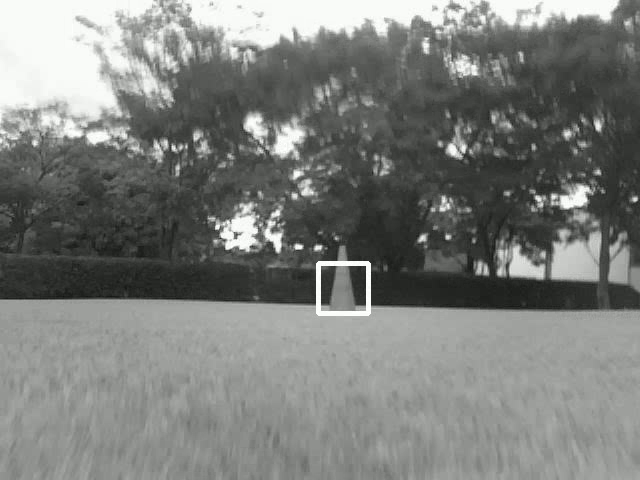
#> input picture frame 9 of teste.avi, 640 x 480 px, given in place of the camera
$ python white_detec.py
#> lines starting #> are read from the running program, lines starting #| are printed output that depends on the picture; after the words box and inside, x2 and y2 are one past the last pixel; in counts of white or black regions, pixels touching at a corner belong together
### webcam.py
# import the necessary packages
from threading import Thread
import cv2

class WebcamVideoStream:
	def __init__(self, src=0):
		# initialize the video camera stream and read the first frame
		# from the stream
#> called with src = 0
		self.stream = cv2.VideoCapture(src)
		(self.grabbed, self.frame) = self.stream.read()
#> self.frame is the input picture: shape (480, 640, 3); mean B, G, R 123.3, 126.2, 124.2

		# initialize the variable used to indicate if the thread should
		# be stopped
		self.stopped = False

	def start(self):
		# start the thread to read frames from the video stream
		Thread(target=self.update, args=()).start()
		return self

	def update(self):
		# keep looping infinitely until the thread is stopped
		while True:
			# if the thread indicator variable is set, stop the thread
			if self.stopped:
				return

			# otherwise, read the next frame from the stream
			(self.grabbed, self.frame) = self.stream.read()


	def read(self):
		# return the frame most recently read
		return self.grabbed, self.frame

	def release(self):
		# indicate that the thread should be stopped
		self.stopped = True
# [10 lines that do not run on import are left out]

### fps.py
import datetime

class FPS:
	def __init__(self):
		# store the start time, end time, and total number of frames
		# that were examined between the start and end intervals
		self._start = None
		self._end = None
		self._numFrames = 0

	def start(self):
		# start the timer
		self._start = datetime.datetime.now()
		return self

	def stop(self):
		# stop the timer
		self._end = datetime.datetime.now()

	# [9 lines left out: functions update, elapsed, not called in this run]

	def fps(self):
		# compute the (approximate) frames per second
		return self._numFrames / self.elapsed()

### white_detec.py
# -*- coding: utf-8 -*
"""
Script para sinalizar quando o carro estiver sobre a plataforma
"""
import argparse
import time

import cv2
import imutils
import numpy as np

from webcam import WebcamVideoStream
from fps import FPS
from hardware import digitalWrite

def write(img, texto, cor=(255,0,0), pos=(20,40)):
    fonte = cv2.FONT_HERSHEY_SIMPLEX
    cv2.putText(img, texto, pos, fonte, 0.8, cor, 0,
                cv2.LINE_AA)

if __name__ == '__main__':

#Argumentos para chamada via linha de comando
    ap = argparse.ArgumentParser()
    ap.add_argument("-s", "--source", type=int, default=0,
	    help="Camera de onde será extraido as imagens")
    ap.add_argument("-g", "--gaussian", type=int, default=7,
	    help="Dim. da caixa do filtro gaussiano, insira valores impares")
    ap.add_argument("-t", "--threshold", type=int, default=160,
        help="Treshold da binarização" )
    ap.add_argument("-l", "--limite", type=int, default=50,
        help="Porcentagem de branco minima encontrada para ativar a saída")
    args = vars(ap.parse_args())

#Classe para ler os frames da camera/video com multithread
    camera = WebcamVideoStream(src=args['source']).start()
#Classe para contar o FPS do código
    fps = FPS().start()

    while True:

#Le o frame disponivel da camera através da classe WebcamVideoStream
        r, frame = camera.read()
#        frame = imutils.resize(frame, width=680)

#Converte para escala de cinza, aplica um filtro gaussiano e binariza
        gray = cv2.cvtColor(frame, cv2.COLOR_BGR2GRAY)
        blur = cv2.GaussianBlur(gray, (args['gaussian'], args['gaussian'] ), 0)
        T , bin = cv2.threshold(blur, args['threshold'], 255, cv2.THRESH_BINARY)
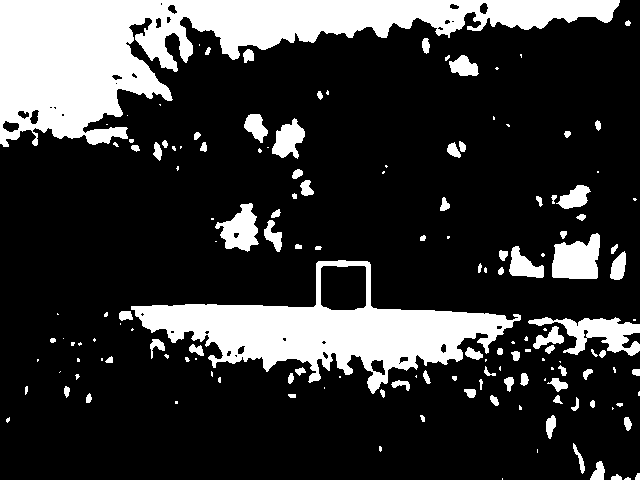
#> bin: shape (480, 640); 21.3% white; 153 white regions (68 under 20 px), largest, box (x1, y1, x2, y2) and area: (0, 0, 620, 147) 33766, (131, 260, 521, 394) 18137, (528, 317, 640, 356) 1945
#> T = 160

#Soma a quantidade de pontos brancos na imagem
        soma = bin.sum()
#> soma = 16674705
#Calcula a porcentagem de pontos brancos na imagem
        area = bin.shape[0] * bin.shape[1] * 255
#> area = 78336000
        percent = soma * 100 / area
#> percent = 21.29

#Verifica se a porcentagem de branco esta maior que o limite
        if percent > args['limite']:

            digitalWrite(True)
            write(bin, 'Plataforma Localizada', pos=(130,40))
        else:

#> (the run stopped early here; a loop or call above may not have finished)

$ run again, starting later in the video
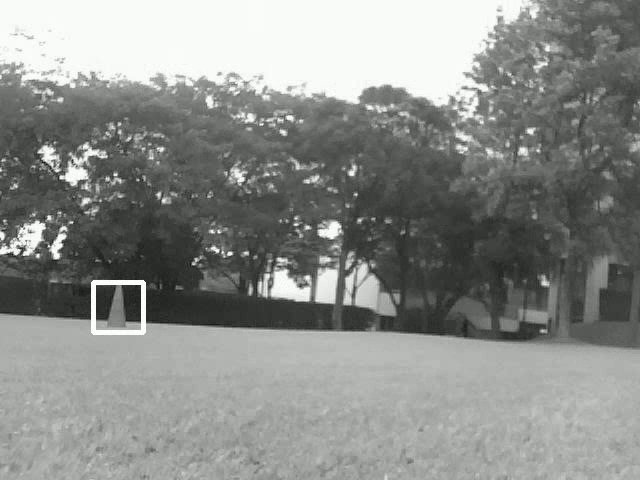
#> input picture frame 40 of teste.avi, 640 x 480 px, given in place of the camera
#> in __init__, self.frame is the input picture: shape (480, 640, 3); mean B, G, R 138.2, 141.2, 139.2
#> `T , bin = cv2.threshold(blur, args['threshold'], 255, cv2.THRESH_BINARY)`:
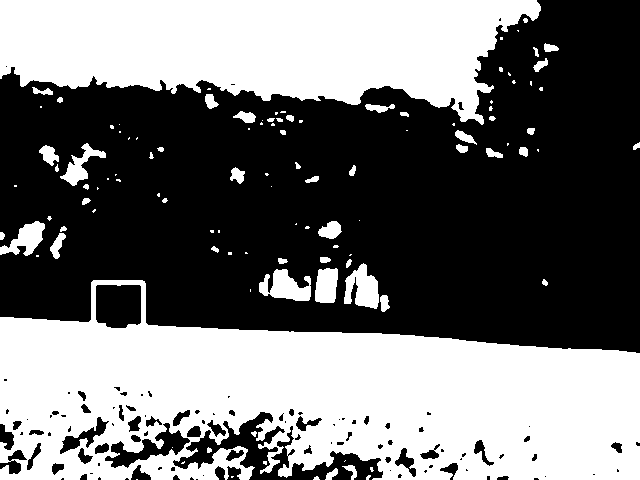
#> bin: shape (480, 640); 44.8% white; 110 white regions (57 under 20 px), largest, box (x1, y1, x2, y2) and area: (0, 280, 640, 480) 83698, (0, 0, 541, 125) 46089, (259, 269, 311, 301) 1020
#> T = 160
#> soma = 35111205
#> percent = 44.82

$ run again, starting later in the video
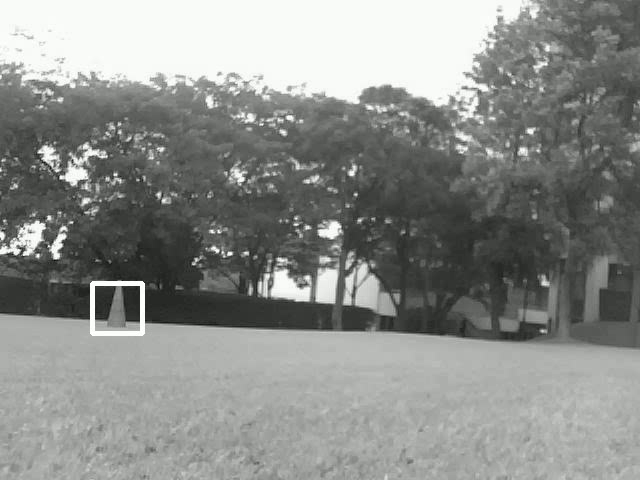
#> input picture frame 72 of teste.avi, 640 x 480 px, given in place of the camera
#> in __init__, self.frame is the input picture: shape (480, 640, 3); mean B, G, R 138.3, 141.3, 139.3
#> `T , bin = cv2.threshold(blur, args['threshold'], 255, cv2.THRESH_BINARY)`:
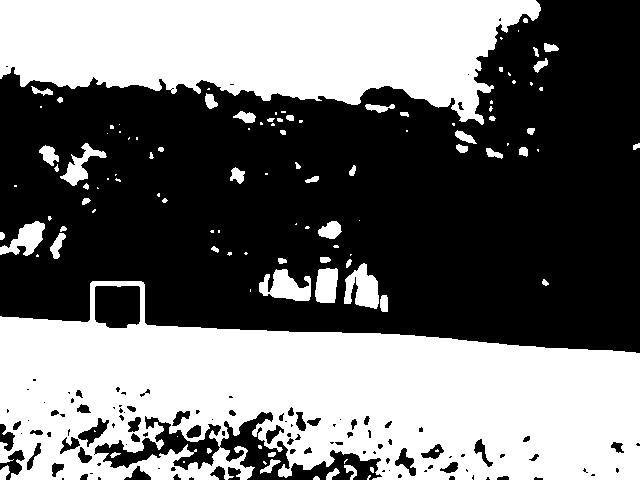
#> bin: shape (480, 640); 44.7% white; 113 white regions (55 under 20 px), largest, box (x1, y1, x2, y2) and area: (0, 281, 640, 480) 83023, (0, 0, 541, 125) 46076, (344, 263, 379, 309) 1025
#> T = 160
#> soma = 35013795
#> percent = 44.7
